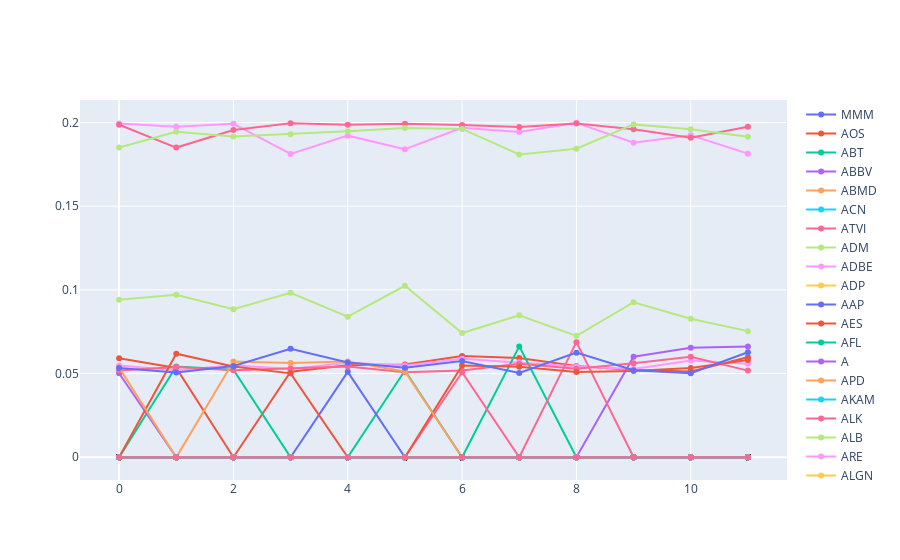

The cell this chart's notebook holds for it:
### Code cell
# graph every stock in portfolio on same graph in plotly
import plotly.graph_objects as go
fig = go.Figure()
for i in range(len(portfolio)):
    fig.add_trace(go.Scatter(x=np.arange(0,12), y=portfolio[i,:], name=p.columns[i]))
fig.show()
